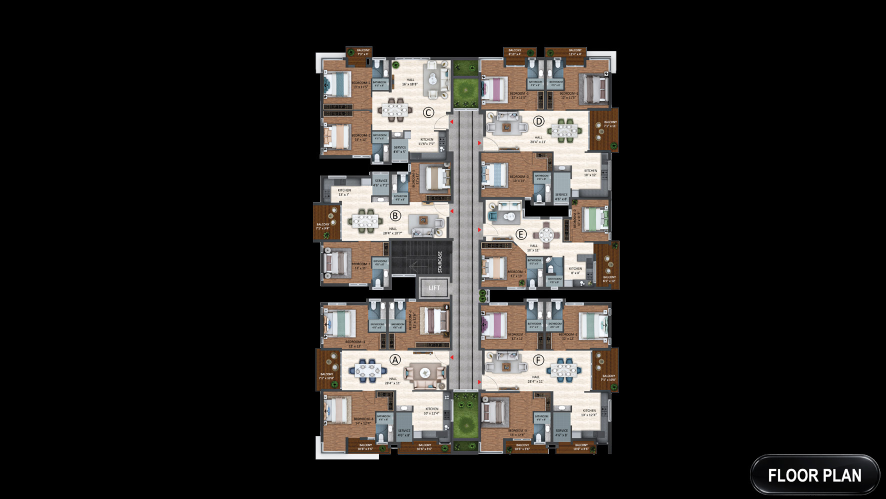
#> input picture sp-residency/reference/floor-plans/p15-typical-floor-plan.jpg, 1772 x 997 px, found by its file name (shown at 1/2 size); its folder holds 4 pictures in this run
$ python build_model.py
#> lines starting #> are read from the running program, lines starting #| are printed output that depends on the picture; after the words box and inside, x2 and y2 are one past the last pixel; in counts of white or black regions, pixels touching at a corner belong together
#!/usr/bin/env python3
"""
SP Residency - conceptual 3D model builder (GLB / glTF 2.0).

    python3 -I sp-residency/3d/build_model.py --root .

Builds a working, conceptual 3D model directly from the brochure floor plans:

  * Walls are the walls DRAWN in the brochure plan rasters: dark wall pixels are extracted,
    cleaned (morphological opening removes label text), decomposed into axis-aligned blocks and
    extruded. Nothing is redrawn by hand.
  * Floors carry the brochure plan itself as their texture (finishes + furniture layout as drawn).
  * Scale (px per ft) per plan:
      - unit plans  : from the PRINTED carpet area (sqrt(unit pixel area excl. balconies / carpet)),
                      spot-checked against enclosed rooms (see model-report.json)
      - typical plan: from the four printed 28'4" x 11' halls of units A, D and F
  * Heights: 10' floor-to-floor is printed (p22). Stilt height, slab thickness and parapet height
    are NOT in the brochure; they are explicit ASSUMED parameters below and recorded in the model.
  * The 5th floor has no plan in the brochure: it is exported as translucent ghost massing only.

Outputs
  sp-residency/3d/exports/SPR_building_conceptual.glb   (stilt, floors 1-4, ghost L5, terrace)
  sp-residency/3d/exports/SPR_unit_<A-F>_conceptual.glb  (high-resolution unit models)
  sp-residency/3d/exports/model-report.json             (calibration, assumptions, checks)
  public/models/sp-residency/*                           (copies for the website viewer + model.json)

Requires: numpy, scipy, Pillow, trimesh  (pip install numpy scipy pillow trimesh)
"""

from __future__ import annotations

import argparse
import io
import json
import shutil
from pathlib import Path

import numpy as np
import trimesh
from PIL import Image
from scipy import ndimage as ndi

FT = 0.3048  # metres per foot

# ----------------------------------------------------------------------------- parameters
FLOOR_TO_FLOOR_FT = 10.0          # printed: "Floor to floor height (incl. slab) 10'" (p22)
ASSUMED = {
    "stilt_floor_to_floor_ft": 10.0,   # NOT in brochure - set equal to typical floors
    "slab_thickness_ft": 0.5,          # NOT in brochure - 150 mm typical RCC slab
    "parapet_height_ft": 3.5,          # NOT in brochure
    "parapet_thickness_ft": 0.75,      # NOT in brochure
}
WALL_GRID_PX_PER_FT = 6.0          # geometry grid for wall blocks (2 inch) - smooths raster jaggies
FLOOR_GRID_PX_PER_FT = 4.0         # geometry grid for floor plates (~3 inches)

UNITS = {  # key: (plan file stem, printed carpet sq.ft, configuration)
    "A": ("p16-unit-type-a-3bhk", 1500, "3 BHK"),
    "B": ("p17-unit-type-b-2bhk", 957, "2 BHK"),
    "C": ("p18-unit-type-c-2bhk", 1003, "2 BHK"),
    "D": ("p19-unit-type-d-3bhk", 1472, "3 BHK"),
    "E": ("p20-unit-type-e-2bhk", 846, "2 BHK"),
    "F": ("p21-unit-type-f-3bhk", 1486, "3 BHK"),
}
TYPICAL = "p15-typical-floor-plan"
TYPICAL_PX_PER_FT = 7.55           # from the 28'4" x 11' halls of A, D, F (trimmed raster px)
TYPICAL_UPSCALE = 3                # walls are extracted on a 3x Lanczos upscale (thin partitions survive)
CORRIDOR_INLAY_X = (284, 327)      # trimmed px: black granite inlay bands in the corridor (floor, not walls)

# Unit footprints on the typical floor (trimmed typical px; hit areas / highlights in the viewer)
UNIT_REGIONS = {
    "C": [(13, 18, 274, 222)],
    "B": [(0, 222, 274, 386), (13, 386, 152, 482)],
    "A": [(3, 503, 274, 812)],
    "D": [(331, 0, 596, 303)],
    "E": [(331, 303, 613, 497)],
    "F": [(331, 503, 613, 812)],
}
CORE_REGION = (152, 384, 274, 498)  # staircase + lift (trimmed typical px)

# Enclosed rooms used to spot-check each unit's scale (seed px in the RAW unit raster; printed ft)
SPOT_CHECKS = {
    "A": [("Bedroom-1", 650, 200, 12, 12)],
    "B": [("Bedroom-1", 720, 850, 13, 11)],
    "C": [("Bedroom-1", 750, 330, 13, 11.42), ("Bedroom-2", 750, 680, 13, 12)],
    "D": [],  # every D room opens to the hall or kitchen - no enclosed seed
    "E": [("Bedroom-2", 1050, 300, 10, 11.25)],
    "F": [],
}

COLORS = {
    "wall": (238, 233, 224, 255),       # warm white architectural-model walls
    "slab": (205, 199, 189, 255),       # concrete edge
    "ghost": (195, 167, 106, 70),       # gold, translucent: geometry not in brochure
    "parapet": (230, 224, 214, 255),
    "core": (120, 116, 110, 255),
}


# ----------------------------------------------------------------------------- raster helpers
def load_plan(ref: Path, stem: str) -> tuple[np.ndarray, np.ndarray]:
    rgb = np.asarray(Image.open(ref / f"{stem}.jpg").convert("RGB"))
    alpha = np.asarray(Image.open(ref / f"{stem}_alpha-mask.png").convert("L")) > 128
    alpha = alpha.copy()
    # drop the corner presentation badge ('TYPE A' / 'FLOOR PLAN'): separate blobs bottom-right
    h, w = alpha.shape
    lab, n = ndi.label(alpha)
    for i, sl in enumerate(ndi.find_objects(lab), 1):
        if sl[1].start >= 0.75 * w and sl[0].start >= 0.80 * h and (lab[sl] == i).sum() < 0.05 * w * h:
            alpha[lab == i] = False
    # keep the largest component (the plan) + anything touching it within 2 px
    lab, n = ndi.label(ndi.binary_dilation(alpha, iterations=2))
    sizes = ndi.sum(alpha, lab, range(1, n + 1))
    alpha &= lab == (int(np.argmax(sizes)) + 1)
    return rgb, alpha


def trim(rgb: np.ndarray, alpha: np.ndarray):
    ys, xs = np.where(alpha)
    y0, y1, x0, x1 = ys.min(), ys.max() + 1, xs.min(), xs.max() + 1
    return rgb[y0:y1, x0:x1], alpha[y0:y1, x0:x1], (int(x0), int(y0))


def wall_mask(rgb: np.ndarray, alpha: np.ndarray, open_k: int) -> np.ndarray:
    a = rgb.astype(int)
    mx = a.max(axis=2)
    mn = a.min(axis=2)
    wall = (mx < 100) & (mx - mn < 16) & alpha
    wall = ndi.binary_opening(wall, np.ones((open_k, open_k)))
    lab, n = ndi.label(wall)
    if n:
        sizes = ndi.sum(wall, lab, range(1, n + 1))
        wall = np.isin(lab, np.where(sizes >= open_k * open_k * 6)[0] + 1)
    return wall


def resample_mask(mask: np.ndarray, factor: float, smooth: bool = False) -> np.ndarray:
    """Resample a boolean mask by `factor` (area-average, then threshold).
    smooth=True applies a 3x3 majority (median) filter on the grid so straight walls come out straight."""
    h, w = mask.shape
    nh, nw = max(1, round(h * factor)), max(1, round(w * factor))
    img = Image.fromarray((mask * 255).astype(np.uint8)).resize((nw, nh), Image.BOX)
    out = np.asarray(img) > 110
    if smooth:
        out = ndi.median_filter(out.astype(np.uint8), size=3) > 0
    return out


def rects_from_mask(mask: np.ndarray) -> list[tuple[int, int, int, int]]:
    """Decompose a boolean mask into axis-aligned rectangles (x0, y0, x1, y1), exclusive ends."""
    rects, active = [], {}
    h, w = mask.shape
    for y in range(h + 1):
        runs = set()
        if y < h:
            row = np.concatenate([[False], mask[y], [False]])
            d = np.diff(row.astype(np.int8))
            starts, ends = np.where(d == 1)[0], np.where(d == -1)[0]
            runs = set(zip(starts.tolist(), ends.tolist()))
        for run in list(active):
            if run not in runs:
                y0 = active.pop(run)
                rects.append((run[0], y0, run[1], y))
        for run in runs:
            active.setdefault(run, y)
    return rects


# ----------------------------------------------------------------------------- mesh helpers
def boxes_mesh(rects, m_per_px, origin, y0, height, color, top=True, bottom=False) -> trimesh.Trimesh:
    """Extrude rectangles (grid px) into one mesh. Plan u -> +X (east), v -> +Z (south)."""
    if not rects:
        return trimesh.Trimesh()
    r = np.asarray(rects, dtype=float)
    ox, oz = origin
    x0, x1 = r[:, 0] * m_per_px - ox, r[:, 2] * m_per_px - ox
    z0, z1 = r[:, 1] * m_per_px - oz, r[:, 3] * m_per_px - oz
    n = len(r)
    ya, yb = np.full(n, y0), np.full(n, y0 + height)
    v = np.stack([
        np.stack([x0, ya, z0], 1), np.stack([x1, ya, z0], 1), np.stack([x1, ya, z1], 1), np.stack([x0, ya, z1], 1),
        np.stack([x0, yb, z0], 1), np.stack([x1, yb, z0], 1), np.stack([x1, yb, z1], 1), np.stack([x0, yb, z1], 1),
    ], 1).reshape(-1, 3)
    faces = [  # outward-facing (counter-clockwise seen from outside)
        (0, 1, 5), (0, 5, 4),   # north (-z)
        (2, 3, 7), (2, 7, 6),   # south (+z)
        (3, 0, 4), (3, 4, 7),   # west (-x)
        (1, 2, 6), (1, 6, 5),   # east (+x)
    ]
    if top:
        faces += [(4, 5, 6), (4, 6, 7)]
    if bottom:
        faces += [(0, 3, 2), (0, 2, 1)]
    f = np.asarray(faces)
    allf = (f[None, :, :] + (np.arange(n) * 8)[:, None, None]).reshape(-1, 3)
    mesh = trimesh.Trimesh(vertices=v, faces=allf, process=False)
    mesh.visual = trimesh.visual.ColorVisuals(mesh, face_colors=np.tile(color, (len(allf), 1)))
    return mesh


# [121 lines left out: functions floor_mesh, flat_material, plan_texture, ray_span, unit_scale, build_unit, not called in this run]


def build_building(ref: Path, out_dir: Path) -> dict:
    rgb_raw, alpha_raw = load_plan(ref, TYPICAL)
#> in load_plan, rgb is the input picture: shape (997, 1772, 3); mean R, G, B 40.9, 38.6, 36.5
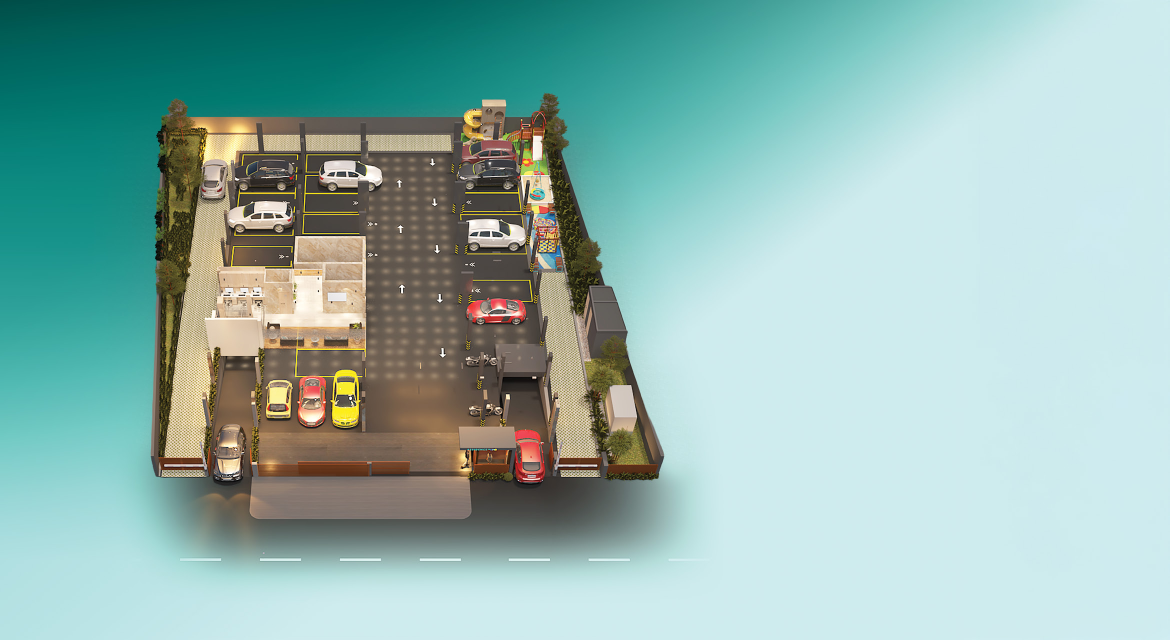
#> input picture sp-residency/reference/floor-plans/p10-stilt-floor-plan-3d.jpg, 2339 x 1279 px, given in place of p15-typical-floor-plan_alpha-mask.png, which was not available (shown at 1/2 size)
#> in load_plan, `lab, n = ndi.label(alpha)`:
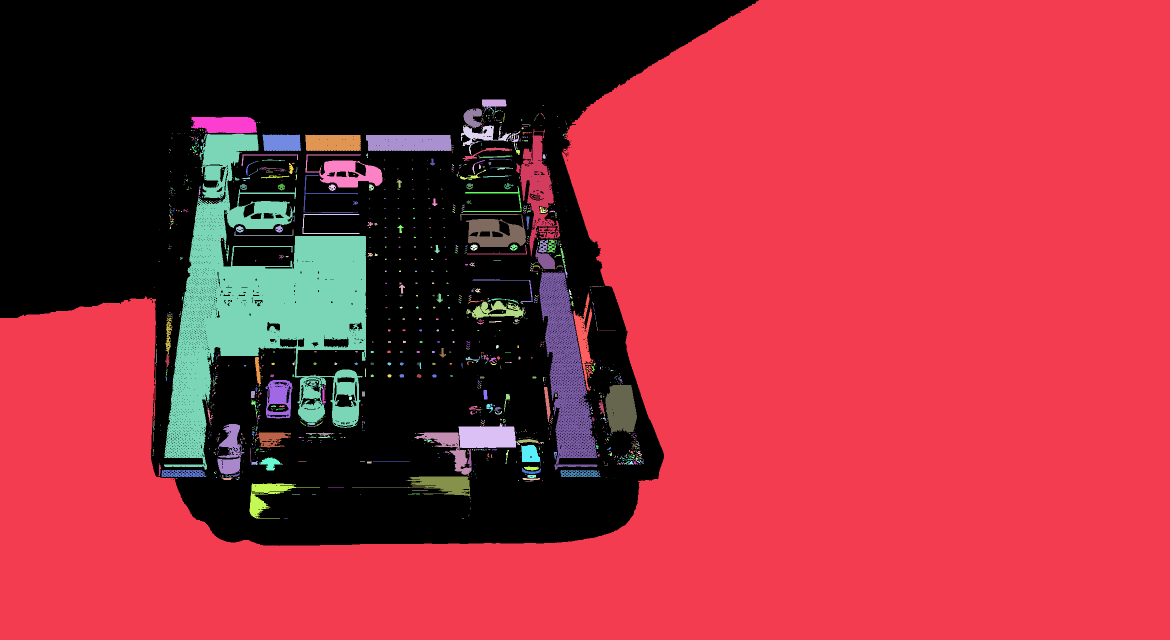
#> lab: shape (1279, 2339) int32 (shown at 1/2 size); 1420 distinct labels, from 0 to 1419; one colour per label, 0 black
#> in load_plan, `lab, n = ndi.label(alpha)`: n = 1419
#> in load_plan, `lab, n = ndi.label(ndi.binary_dilation(alpha, iterations=2))`:
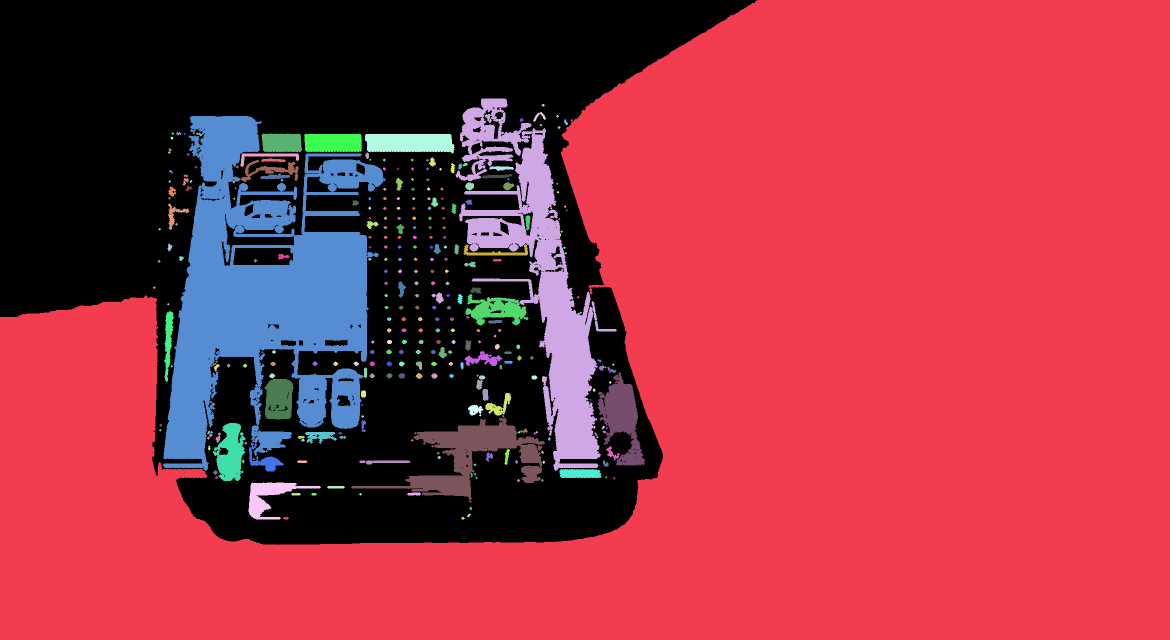
#> lab: shape (1279, 2339) int32 (shown at 1/2 size); 314 distinct labels, from 0 to 313; one colour per label, 0 black
#> in load_plan, `lab, n = ndi.label(ndi.binary_dilation(alpha, iterations=2))`: n = 313
#> in load_plan, `sizes = ndi.sum(alpha, lab, range(1, n + 1))`: sizes = 313 values, max 1789234 at index 0, min 1 at index 8, mean 6433.9
#> in load_plan, `alpha &= lab == (int(np.argmax(sizes)) + 1)`:
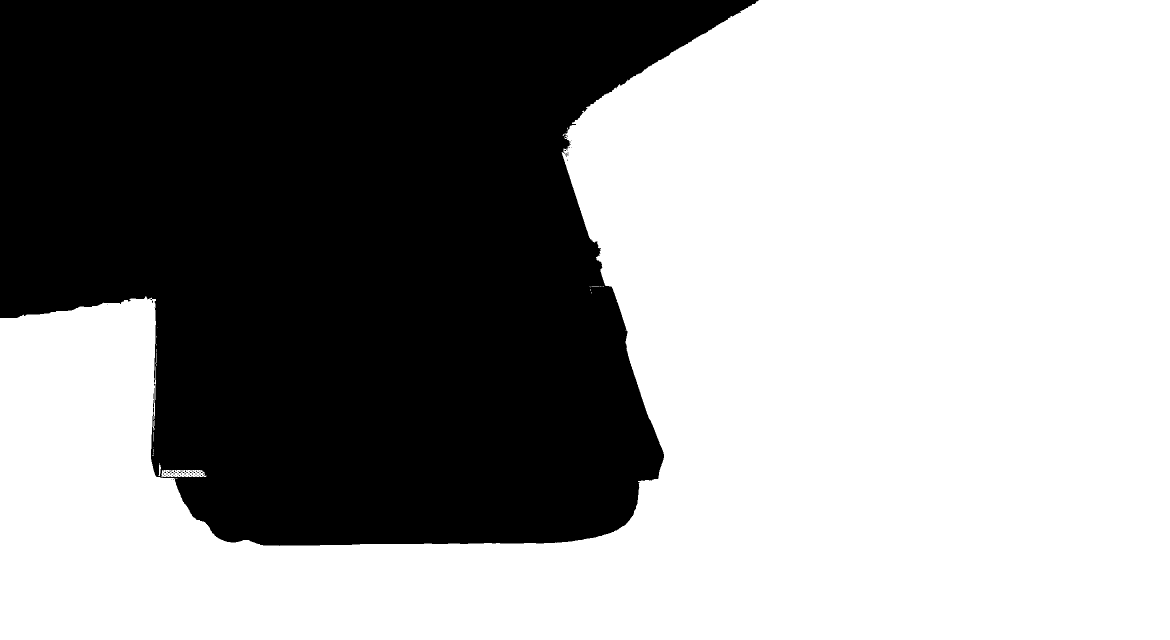
#> alpha: shape (1279, 2339) bool (shown at 1/2 size); 59.8% white; 58 black regions (57 under 20 px), largest, box (x1, y1, x2, y2) and area: (0, 0, 1517, 1092) 1202133
    rgb, alpha, offset = trim(rgb_raw, alpha_raw)
#> in trim, `y0, y1, x0, x1 = ys.min(), ys.max() + 1, xs.min(), xs.max() + 1`: y0 = 0; y1 = 1279; x0 = 0; x1 = 2339
    S = TYPICAL_UPSCALE
    big = np.asarray(Image.fromarray(rgb).resize((rgb.shape[1] * S, rgb.shape[0] * S), Image.LANCZOS))
    big_alpha = np.asarray(Image.fromarray((alpha * 255).astype(np.uint8))
                           .resize((rgb.shape[1] * S, rgb.shape[0] * S), Image.BILINEAR)) > 128
    wall = wall_mask(big, big_alpha, open_k=5)
    wall[:, CORRIDOR_INLAY_X[0] * S:CORRIDOR_INLAY_X[1] * S] = False

    px_per_ft = TYPICAL_PX_PER_FT
    m_per_px = FT / px_per_ft                       # trimmed typical px -> m
    W, D = alpha.shape[1] * m_per_px, alpha.shape[0] * m_per_px
    origin = (W / 2, D / 2)

    ftf = FLOOR_TO_FLOOR_FT * FT
    slab_t = ASSUMED["slab_thickness_ft"] * FT
    stilt = ASSUMED["stilt_floor_to_floor_ft"] * FT
    wall_h = ftf - slab_t

    wgrid = resample_mask(wall, WALL_GRID_PX_PER_FT / (px_per_ft * S), smooth=True)
    wrects = rects_from_mask(wgrid)
    wall_geom = flat_material(boxes_mesh(wrects, FT / WALL_GRID_PX_PER_FT, origin, 0.0, wall_h, COLORS["wall"]),
                              "wall_model_white", COLORS["wall"])
    agrid = resample_mask(alpha, FLOOR_GRID_PX_PER_FT / px_per_ft)
    arects = rects_from_mask(agrid)
    tex = plan_texture(big, big_alpha, max_edge=2048)
    floor_geom = floor_mesh(agrid, FT / FLOOR_GRID_PX_PER_FT, origin, 0.002, tex)
    slab_geom = flat_material(boxes_mesh(arects, FT / FLOOR_GRID_PX_PER_FT, origin, -slab_t, slab_t,
                                         COLORS["slab"], top=True, bottom=True), "slab_concrete", COLORS["slab"])
    ghost_geom = flat_material(boxes_mesh(arects, FT / FLOOR_GRID_PX_PER_FT, origin, 0.0, wall_h,
                                          COLORS["ghost"], top=True, bottom=True), "ghost_not_in_brochure",
                               COLORS["ghost"])
    # parapet ring from the footprint outline
    ring = agrid & ~ndi.binary_erosion(agrid, iterations=max(1, round(ASSUMED["parapet_thickness_ft"] * FLOOR_GRID_PX_PER_FT)))
    parapet_geom = flat_material(boxes_mesh(rects_from_mask(ring), FT / FLOOR_GRID_PX_PER_FT, origin, 0.0,
                                            ASSUMED["parapet_height_ft"] * FT, COLORS["parapet"]),
                                 "parapet", COLORS["parapet"])
    # stair + lift core on the stilt (walls of the core region only)
    cx0, cy0, cx1, cy1 = (int(v * WALL_GRID_PX_PER_FT / px_per_ft) for v in CORE_REGION)
    core_mask = np.zeros_like(wgrid)
    core_mask[cy0:cy1, cx0:cx1] = wgrid[cy0:cy1, cx0:cx1]
    core_geom = flat_material(boxes_mesh(rects_from_mask(core_mask), FT / WALL_GRID_PX_PER_FT, origin, 0.0,
                                         stilt - slab_t, COLORS["core"]), "core_concrete", COLORS["core"])

    scene = trimesh.Scene()
    levels = []

    # [8 lines left out: function place, not called in this run]

    # L00 stilt: ground slab + core only (no stilt plan drawing exists)
    place(slab_geom, "slab", "L00_Stilt_slab", 0.0)
    place(core_geom, "core", "L00_Stilt_core_stair_lift", 0.0)
    levels.append({"id": "L00", "name": "Stilt", "elevation_m": 0.0, "content": "slab + stair/lift core",
                   "note": "Stilt plan exists only as a 3D illustration (p10); columns not modelled"})
    for n in range(1, 5):
        y = stilt + (n - 1) * ftf
        place(slab_geom, "slab", f"L0{n}_slab", y)
        place(floor_geom, "typical_floor", f"L0{n}_floor_brochure_plan", y)
        place(wall_geom, "typical_walls", f"L0{n}_walls_from_plan", y)
        levels.append({"id": f"L0{n}", "name": f"Floor {n}", "elevation_m": round(y, 3), "content": "typical floor (p15)"})
    y5 = stilt + 4 * ftf
    place(slab_geom, "slab", "L05_slab", y5)
    place(ghost_geom, "ghost", "L05_GHOST_plan_not_in_brochure", y5)
    levels.append({"id": "L05", "name": "Floor 5", "elevation_m": round(y5, 3),
                   "content": "ghost massing - plan not in brochure (4 BHK + 3 BHK)"})
    yt = stilt + 5 * ftf
    place(slab_geom, "slab", "L06_Terrace_slab", yt)
    place(parapet_geom, "parapet", "L06_Terrace_parapet", yt)
    levels.append({"id": "L06", "name": "Terrace", "elevation_m": round(yt, 3),
                   "content": "slab + parapet (amenity layout in brochure p13 is an illustration only)"})

    scene.metadata["extras"] = {"source": "SP Residency brochure 11-05-2026", "accuracy": "conceptual",
                                "assumed": ASSUMED}
    glb = out_dir / "SPR_building_conceptual.glb"
    glb.write_bytes(trimesh.exchange.gltf.export_glb(scene, include_normals=True))

    # [4 lines left out: function region_m, not called in this run]

    return {
        "file": glb.name,
        "footprint_m": [round(W, 2), round(D, 2)],
        "footprint_ft_derived": [round(W / FT, 1), round(D / FT, 1)],
        "typical_px_per_ft": px_per_ft,
        "floor_to_floor_m": round(ftf, 4), "stilt_floor_to_floor_m": round(stilt, 4),
        "slab_m": round(slab_t, 4), "wall_height_m": round(wall_h, 4),
        "height_to_terrace_m": round(yt, 3), "parapet_m": round(ASSUMED["parapet_height_ft"] * FT, 3),
        "levels": levels,
        "unit_regions_m": {k: [region_m(r) for r in v] for k, v in UNIT_REGIONS.items()},
        "core_region_m": region_m(CORE_REGION),
        "corridor_clear_width_ft_derived": round((331.3 - 278.3) / px_per_ft, 1),
        "wall_blocks_per_floor": len(wrects),
        "triangles_per_typical_floor": int(len(wall_geom.faces) + len(floor_geom.faces) + len(slab_geom.faces)),
    }


def main() -> int:
    ap = argparse.ArgumentParser()
    ap.add_argument("--root", type=Path, default=Path("."))
    root = ap.parse_args().root.resolve()
    ref = root / "sp-residency" / "reference" / "floor-plans"
    out_dir = root / "sp-residency" / "3d" / "exports"
    out_dir.mkdir(parents=True, exist_ok=True)

    building = build_building(ref, out_dir)
#> in build_building, `rgb, alpha, offset = trim(rgb_raw, alpha_raw)`: offset = (0, 0)
#> in wall_mask, `wall = ndi.binary_opening(wall, np.ones((open_k, open_k)))`:
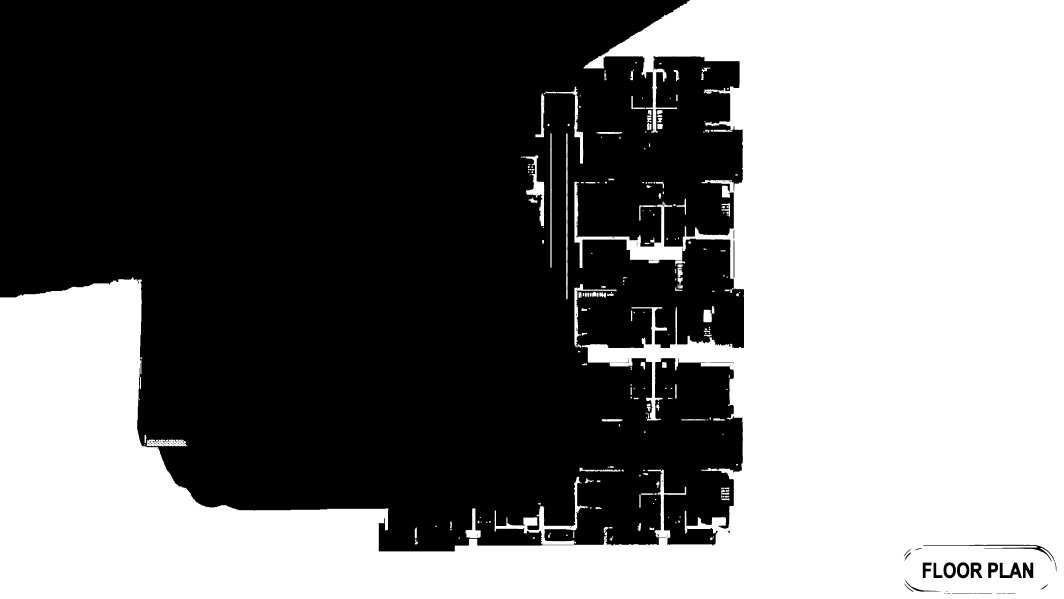
#> wall: shape (2991, 5316) bool (shown at 1/5 size); 46.7% white; 282 white regions, largest, box (x1, y1, x2, y2) and area: (0, 0, 5316, 2991) 7272044, (2872, 909, 3413, 1340) 35286, (2473, 2384, 2938, 2724) 20912
#> in wall_mask, `lab, n = ndi.label(wall)`: n = 282
#> (the rest of the program and of its run is left out)
